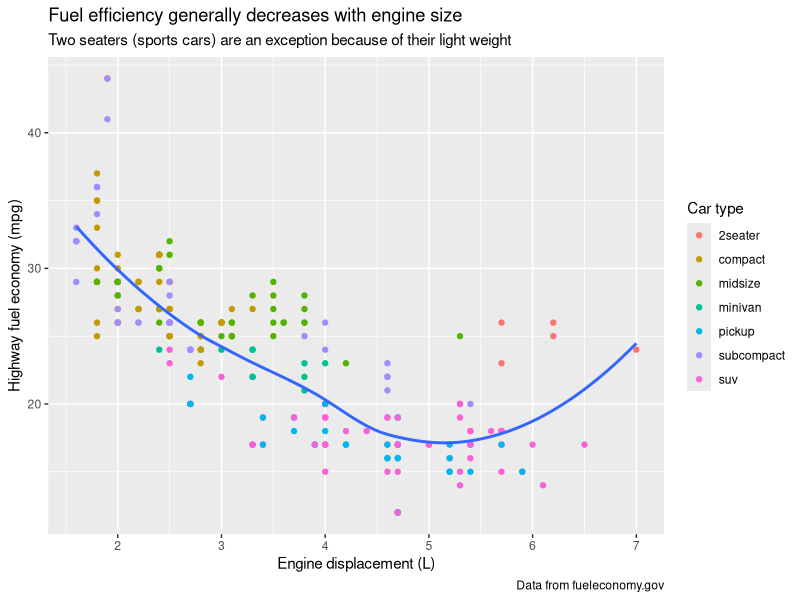
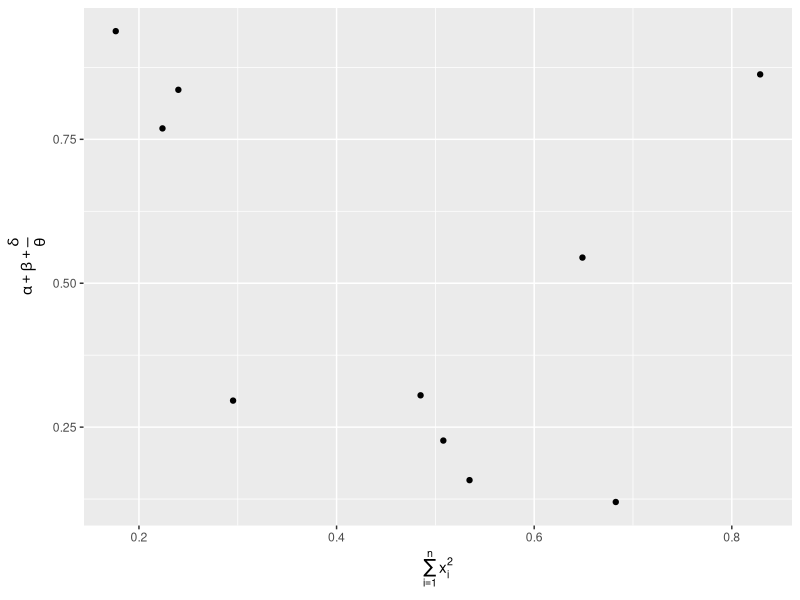
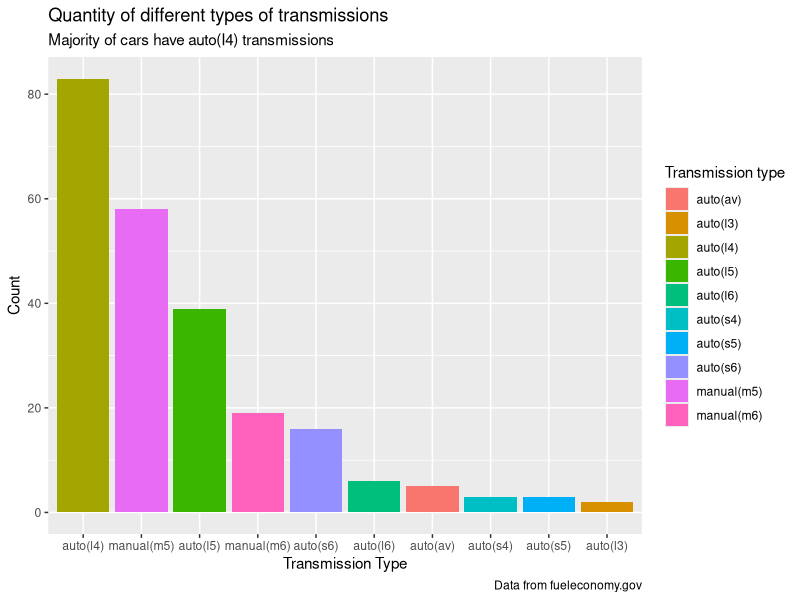
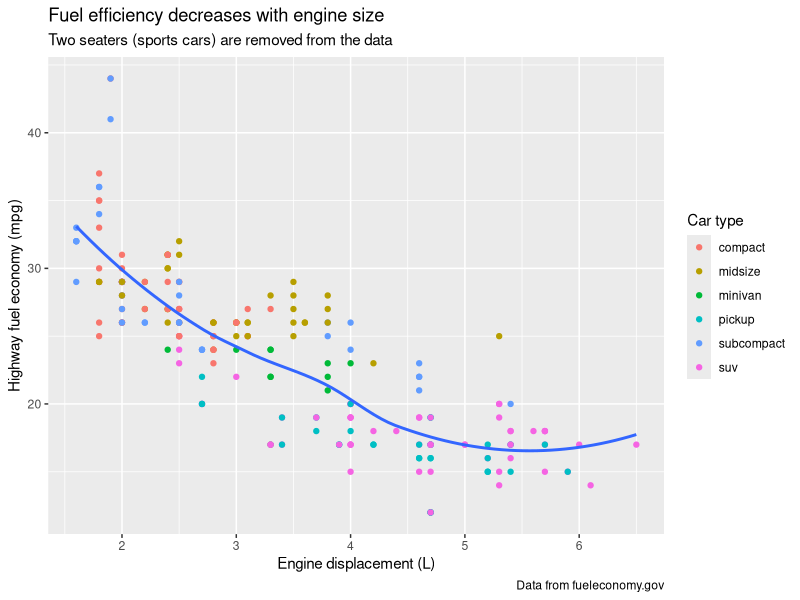
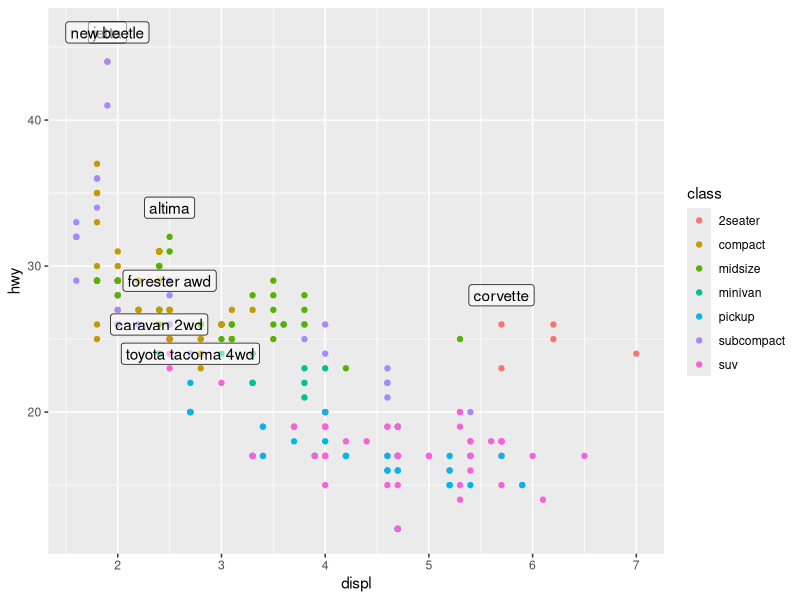
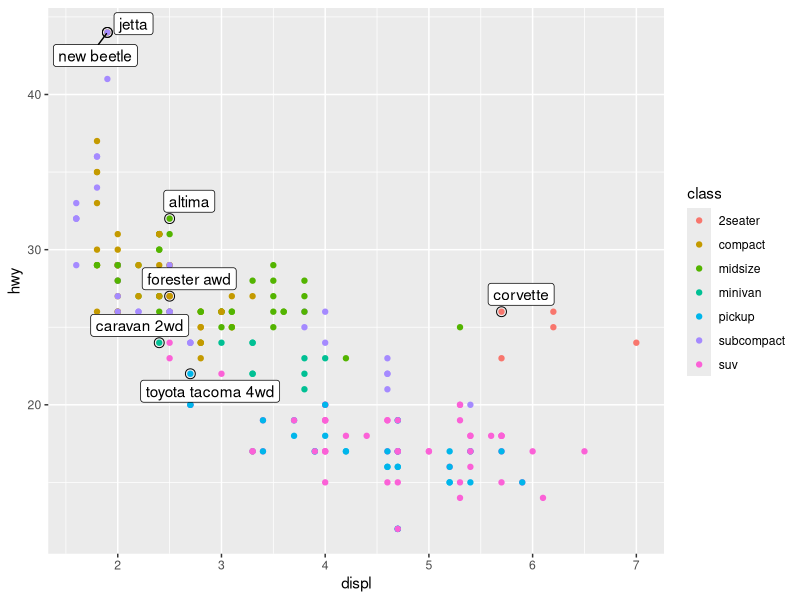
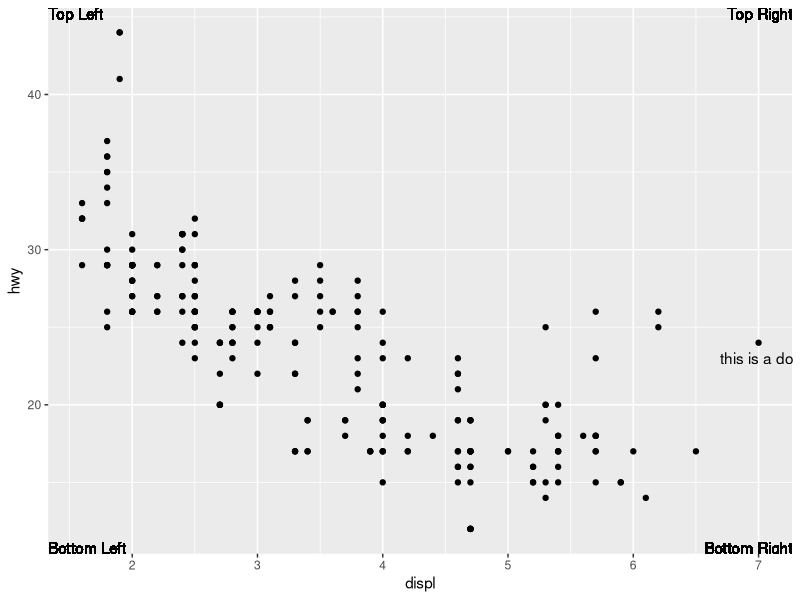
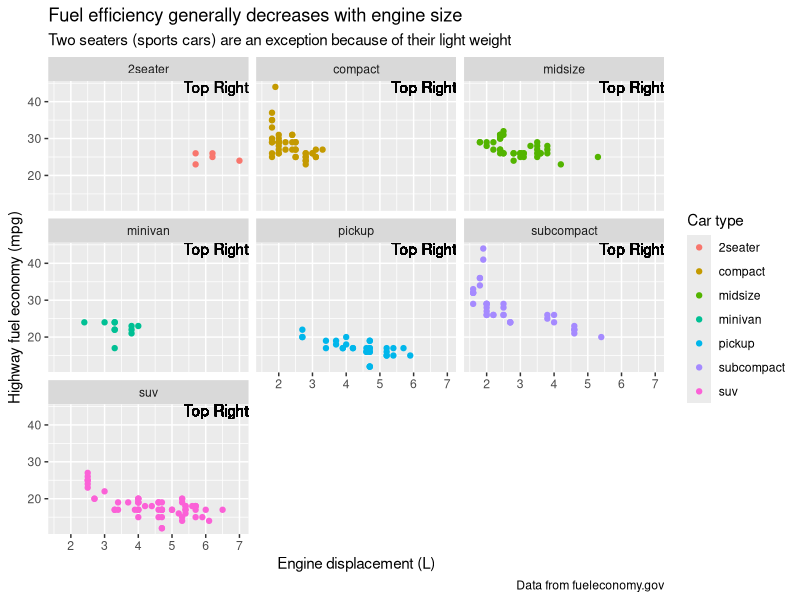

Here is the R script that generated these plots, in order:
#Chapter 28 - Graphics for Communication Notes

library(tidyverse)

ggplot(mpg, aes(displ, hwy)) + 
  geom_point(aes(color = class)) +
  geom_smooth(se = FALSE) +
  labs(title = "Fuel efficiency generally decreases with engine size",
       subtitle = "Two seaters (sports cars) are an exception because of their light weight",
       caption = "Data from fueleconomy.gov",
       x = "Engine displacement (L)",
       y = "Highway fuel economy (mpg)",
       color = "Car type")

# good titles summarize the findings, not just describe what the plot is
# axis and legend labels should be detailed and include units

# use math equations as labels instead? Replace "" with quote()

df <- tibble(
  x = runif(10),
  y = runif(10)
)

ggplot(df, aes(x, y)) +
  geom_point() +
  labs(
    x = quote(sum(x[i] ^ 2, i == 1, n)),
    y = quote(alpha + beta + frac(delta, theta))
  )

#Create one plot on the fuel economy data with customised title, subtitle, caption, x, y, and colour labels.

ggplot(mpg, aes(x = fct_infreq(trans))) + 
  geom_bar(aes(fill = trans)) +
  labs(title = "Quantity of different types of transmissions",
       subtitle = "Majority of cars have auto(I4) transmissions",
       caption = "Data from fueleconomy.gov",
       x = "Transmission Type",
       y = "Count",
       fill = "Transmission type")

#The geom_smooth() is somewhat misleading because the hwy for large engines is skewed upwards due to the inclusion of lightweight sports cars with big engines. 
#Use your modelling tools to fit and display a better model.

mpg_no_2seater <-  
  mpg |> 
  filter(class != "2seater")

ggplot(mpg_no_2seater, aes(displ, hwy)) + 
  geom_point(aes(color = class)) +
  geom_smooth(se = FALSE) +
  labs(title = "Fuel efficiency decreases with engine size",
       subtitle = "Two seaters (sports cars) are removed from the data",
       caption = "Data from fueleconomy.gov",
       x = "Engine displacement (L)",
       y = "Highway fuel economy (mpg)",
       color = "Car type")

#annotations

library(ggrepel)

best_in_class <- mpg |> 
  group_by(class) |> 
  filter(row_number(desc(hwy)) == 1)

ggplot(mpg, aes(displ, hwy)) + 
  geom_point(aes(color = class)) +
  geom_label(aes(label = model), data = best_in_class, nudge_y = 2, alpha = 0.5)

ggplot(mpg, aes(displ, hwy)) + 
  geom_point(aes(color = class)) +
  geom_point(size = 3, shape = 1, data = best_in_class) +
  geom_label_repel(aes(label = model), data = best_in_class)


#Use geom_text() with infinite positions to place text at the four corners of the plot.

ggplot(mpg, aes(displ, hwy)) +
  geom_point() +
  geom_text(aes(x = Inf, y = Inf, label = "Top Right", vjust = "top", hjust = "right")) +
  geom_text(aes(x = Inf, y = -Inf, label = "Bottom Right", vjust = "bottom", hjust = "right")) +
  geom_text(aes(x = -Inf, y = Inf, label = "Top Left", vjust = "top", hjust = "left")) + 
  geom_text(aes(x = -Inf, y = -Inf, label = "Bottom Left", vjust = "bottom", hjust = "left")) +
  annotate(geom = "text",
               x = 7,
               y = 23,
               label = "this is a dot")

#How do labels with geom_text() interact with faceting?
ggplot(mpg, aes(displ, hwy)) + 
  geom_point(aes(color = class)) +
  facet_wrap(~class) +
  geom_text(aes(x = Inf, y = Inf, label = "Top Right", vjust = "top", hjust = "right")) +
  labs(title = "Fuel efficiency generally decreases with engine size",
       subtitle = "Two seaters (sports cars) are an exception because of their light weight",
       caption = "Data from fueleconomy.gov",
       x = "Engine displacement (L)",
       y = "Highway fuel economy (mpg)",
       color = "Car type")


#How can you add a label to a single facet? 
#How can you put a different label in each facet?

facet_labels <- data.frame(label = c("1st Graph", "2nd Graph", "3rd Graph"),
                       class = c("2seater", "compact", "midsize"),
                       x = c(3, 4, 6),
                       y = c(20, 30, 40))
  
ggplot(mpg, aes(displ, hwy)) +
  geom_point() +
  facet_wrap(~class) +
  geom_text(facet_labels, mapping = aes(x = x, y = y, label = label))


#scaling
ggplot(mpg, aes(displ, hwy)) +
  geom_point(aes(colour = class))

ggplot(mpg, aes(displ, hwy)) +
  geom_point() +
  scale_y_continuous(breaks = seq(15, 40, by = 5))

ggplot(mpg, aes(displ, hwy)) +
  geom_point() +
  scale_x_continuous(labels = NULL) +
  scale_y_continuous(labels = NULL)

base <- ggplot(mpg, aes(displ, hwy)) +
  geom_point(aes(colour = class))

base + theme(legend.position = "left")
base + theme(legend.position = "top")
base + theme(legend.position = "bottom")
base + theme(legend.position = "right") # the default
base + theme(legend.position = "none")

ggplot(mpg, aes(displ, hwy)) +
  geom_point(aes(colour = class)) +
  geom_smooth(se = FALSE) +
  theme(legend.position = "bottom") +
  guides(colour = guide_legend(nrow = 1, override.aes = list(size = 4)))
#> `geom_smooth()` using method = 'loess' and formula = 'y ~ x'


#replacing a scale - log transform
ggplot(diamonds, aes(carat, price)) +
  geom_bin2d()

ggplot(diamonds, aes(log10(carat), log10(price))) +
  geom_bin2d()

ggplot(diamonds, aes(carat, price)) +
  geom_bin2d() + 
  scale_x_log10() + 
  scale_y_log10()


#replacing color
ggplot(mpg, aes(displ, hwy)) +
  geom_point(aes(color = drv))

ggplot(mpg, aes(displ, hwy)) +
  geom_point(aes(color = drv)) +
  scale_colour_brewer(palette = "Set1")

ggplot(mpg, aes(displ, hwy)) +
  geom_point(aes(color = drv, shape = drv)) +
  scale_colour_brewer(palette = "Set1")


#predefined color mapping
presidential %>%
  mutate(id = 33 + row_number()) %>%
  ggplot(aes(start, id, colour = party)) +
  geom_point() +
  geom_segment(aes(xend = end, yend = id)) +
  scale_colour_manual(values = c(Republican = "red", Democratic = "blue"))


#Why doesn’t the following code override the default scale?

library(hexbin)

df <- tibble(
  x = rnorm(10000),
  y = rnorm(10000)
)

ggplot(df, aes(x, y)) +
  geom_hex() +
  scale_colour_gradient(low = "white", high = "red") +
  coord_fixed()

#the color changes when replacing scale_color_gradient with scale_fill_gradient
ggplot(df, aes(x, y)) +
  geom_hex() +
  scale_fill_gradient(low = "white", high = "red") +
  coord_fixed()


#What is the first argument to every scale? How does it compare to labs()?
#labels and #breaks


#Change the display of the presidential terms by:
#Combining the two variants shown above.
#Improving the display of the y axis.
#Labelling each term with the name of the president.
#Adding informative plot labels.
#Placing breaks every 4 years (this is trickier than it seems!).

presidential %>%
  mutate(id = 33 + row_number()) %>%
  ggplot(aes(start, id, colour = party)) +
  geom_point() +
  geom_segment(aes(xend = end, yend = id)) +
  scale_colour_manual(values = c(Republican = "red", Democratic = "blue")) + 
  scale_x_date(breaks = as.Date(c(1950:2020)))
